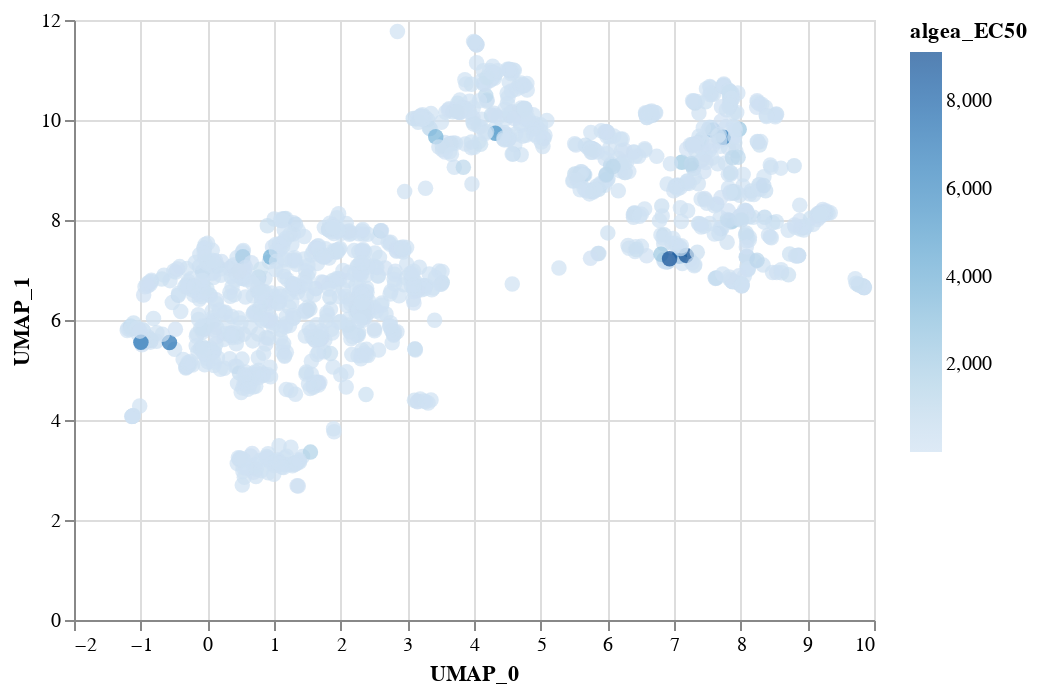

Here is the notebook cell this chart was saved with:
### Code cell
alg

### Figure 1 — Vega-Lite specification as saved in the notebook (floating-point values rounded to 4 significant figures; data arrays with more than 128 entries replaced by an {"elided": "..."} marker saying what was removed)
{"config": {"view": {"continuousWidth": 400, "continuousHeight": 300}}, "data": {"name": "data-d2dac2549feebf78acb8c1855fb17577"}, "mark": {"type": "circle", "size": 60}, "encoding": {"color": {"type": "quantitative", "field": "algea_EC50"}, "x": {"type": "quantitative", "field": "UMAP_0"}, "y": {"type": "quantitative", "field": "UMAP_1"}}, "$schema": "https://vega.github.io/schema/vega-lite/v4.8.1.json", "datasets": {"data-d2dac2549feebf78acb8c1855fb17577": {"elided": "1440 records"}}}
